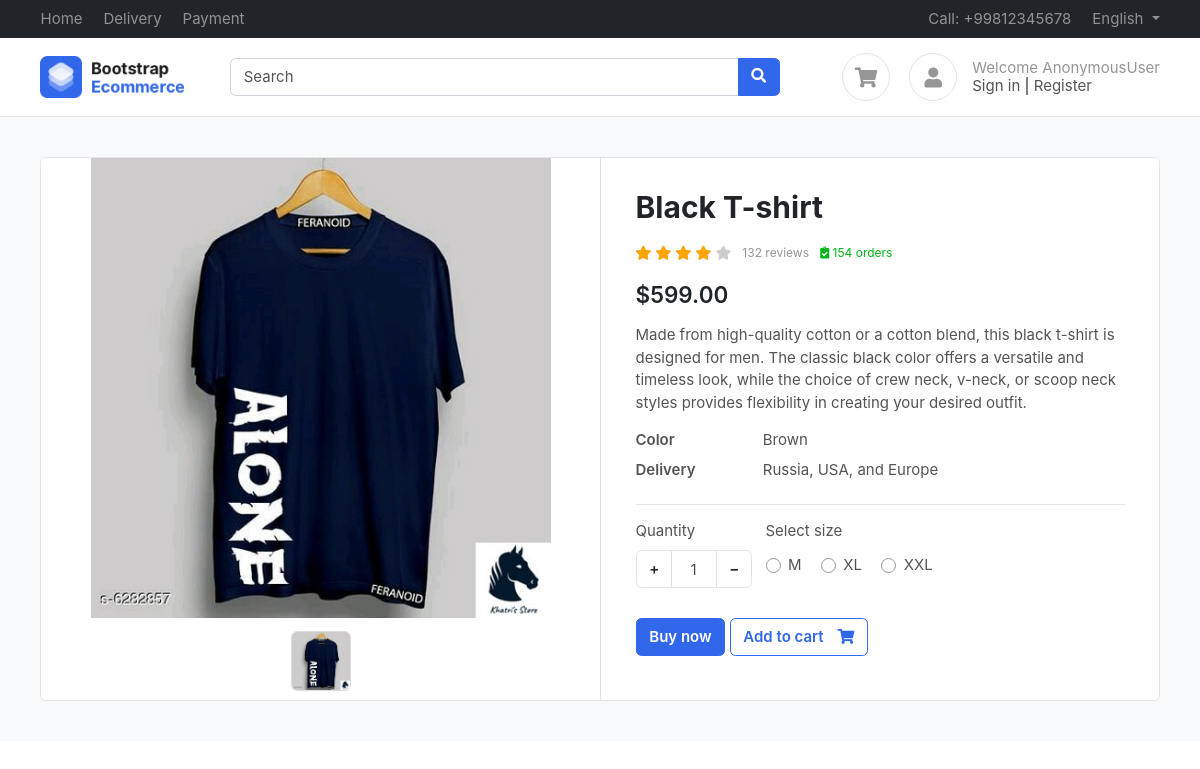
/products/black-t-shirt/, run on the app's committed database.
### products/models.py (models this page shows, shortened)
class Product(BaseModel):
    product_name = models.CharField(max_length=200)
    category = models.ForeignKey(
        Category, on_delete=models.CASCADE, related_name='products')
    price = models.IntegerField()
    product_description = models.TextField()
    slug = models.SlugField(unique=True, null=True, blank=True)
    color_variant = models.ManyToManyField(ColorVariant, blank=True)
    size_variant = models.ManyToManyField(SizeVariant, blank=True)

class ProductImage(BaseModel):
    product = models.ForeignKey(
        Product, on_delete=models.CASCADE, related_name='product_images')
    image = models.ImageField(upload_to='product')

class SizeVariant(BaseModel):
    size_name = models.CharField(max_length=100, null=True, blank=True)
    price = models.IntegerField(default=0)

### products/views.py (the view)
# urls.py: path('<slug>/', get_products, name='get_product'),
def get_products(request, slug):
    try:
        product = Product.objects.get(slug=slug)
        context = {'product': product}
        if request.GET.get('size'):
            size = request.GET.get('size')
            price = product.get_product_price_by_size(size)
            context['updated_price'] = price
            context['selected_size'] = size
        return render(request, 'products/product.html', context)
    except Exception as e:
        print(e)

### templates/products/product.html (shortened to what this page needs)
{% extends 'base/base.html' %} {% block content %}
<section class="section-content padding-y bg">
	<div class="container">
		<div class="card">
			<div class="row no-gutters">
				<aside class="col-md-6">
					<article class="gallery-wrap">
						<div class="img-big-wrap">
							<div>
								<a href="#"><img src="/media/{{ product.product_images.first.image }}" /></a>
							</div>
						</div>
						<div class="thumbs-wrap">
							{% for image in product.product_images.all %}
							<a href="#" class="item-thumb">
								<img src="/media/{{ image.image }}" /></a>
							{% endfor %}
						</div>
					</article>
				</aside>
				<main class="col-md-6 border-left">
					<article class="content-body">
						<h2 class="title">{{ product.product_name }}</h2>
						<div class="rating-wrap my-3">
							<ul class="rating-stars">
								<li style="width: 80%" class="stars-active">
									<i class="fa fa-star"></i>
									<i class="fa fa-star"></i>
									<i class="fa fa-star"></i>
									<i class="fa fa-star"></i>
								</li>
								<li>
									<i class="fa fa-star"></i>
									<i class="fa fa-star"></i>
									<i class="fa fa-star"></i>
									<i class="fa fa-star"></i>
									<i class="fa fa-star"></i>
								</li>
							</ul>
							<small class="label-rating text-muted">132 reviews</small>
							<small class="label-rating text-success">
								<i class="fa fa-clipboard-check"></i> 154 orders
							</small>
						</div>
						<div class="mb-3">
							{% if updated_price %}
							<var class="price h4">${{ updated_price }}.00</var>
							{% else%}
							<var class="price h4">${{ product.price }}.00</var>
							{% endif %}
						</div>
						<p>{{ product.product_description }}</p>
						<dl class="row">
							<dt class="col-sm-3">Color</dt>
							<dd class="col-sm-9">Brown</dd>
							<dt class="col-sm-3">Delivery</dt>
							<dd class="col-sm-9">Russia, USA, and Europe</dd>
						</dl>
						<hr />
						<div class="form-row">
							<div class="form-group col-md flex-grow-0">
								<label>Quantity</label>
								<div class="input-group mb-3 input-spinner">
									<div class="input-group-prepend">
										<button class="btn btn-light" type="button" id="button-plus">
											+
										</button>
									</div>
									<input type="text" class="form-control" value="1" />
									<div class="input-group-append">
										<button class="btn btn-light" type="button" id="button-minus">
											−
										</button>
									</div>
								</div>
							</div>
							{% if product.size_variant.count %}
							<div class="form-group col-md">
								<label>Select size</label>
								<div class="mt-1">
									{% for size in product.size_variant.all %}
									<label class="custom-control custom-radio custom-control-inline">
										<div class="custom-control-label">
											{{ size.size_name }}
										</div>
									</label>
									{% endfor %}
								</div>
							</div>
							{% endif %}
						</div>
						<a href="#" class="btn btn-primary"> Buy now </a>
						<a href="{% url 'add_to_cart' product.uid %}?variant={{ selected_size }}"
							class="btn btn-outline-primary">
							<span class="text">Add to cart</span>
							<i class="fas fa-shopping-cart"></i>
						</a>
					</article>
				</main>
			</div>
		</div>
	</div>
</section>
{% endblock %}

### public/static/css/ui.css (style rules this page uses)
html { font-family: 'Inter', sans-serif; font-size: 15px; }
.content-body { flex: 1 1 auto; padding: 2rem 2.3rem; }
.padding-y { padding-top: 40px; padding-bottom: 40px; }
var { font-style: normal; }
article:after, .form-group:after { display: block; clear: both; content: ""; }
.bg { background-color: #f8f9fa; }
.card .title { color: #212529; }
.btn-light { background-color: #fff; border-color: #e4e4e4; }
.btn .text + i { margin-left: 10px; }
dl[class="row"] { margin-bottom: 0; }
.price { font-weight: 600; color: #212529; }
.label-rating { margin-left: 7px; display: inline-block; vertical-align: middle; }
.rating-stars { display: inline-block; vertical-align: middle; list-style: none; margin: 0; padding: 0; position: relative; white-space: nowrap; clear: both; }
.rating-stars i { font-size: 14px; color: #ccc; display: inline; }
.rating-stars li { display: block; text-overflow: clip; white-space: nowrap; z-index: 1; }
.rating-stars li.stars-active { z-index: 2; position: absolute; top: 0; left: 0; overflow: hidden; }
.rating-stars li.stars-active i { color: orange; }
.input-spinner { width: 120px; flex-wrap: nowrap; display: inline-flex; }
.input-spinner input.form-control { text-align: center; max-width: 46px; flex-basis: 46px; border-color: #e4e4e4; flex-grow: 0; }
.input-spinner .btn { width: 36px; text-align: center; }
.gallery-wrap .img-big-wrap { margin-bottom: 10px; border-radius: 0.37rem; overflow: hidden; background-color: #fff; }
.gallery-wrap .img-big-wrap a { text-align: center; display: block; }
.gallery-wrap .img-big-wrap img { height: 460px; width: auto; display: inline-block; cursor: zoom-in; }
.gallery-wrap .thumbs-wrap { text-align: center; }
.gallery-wrap .thumbs-wrap .item-thumb { width: 60px; height: 60px; border: 1px solid #ddd; border-radius: 6px; margin: 3px; display: inline-block; overflow: hidden; }
.gallery-wrap .thumbs-wrap img { max-width: 100%; max-height: 100%; object-fit: cover; border-radius: 4px; cursor: zoom-in; }

### data on the page
Product: product_images.first.image (picture), product_name "Black T-shirt", price "599", product_description "Made from high-quality cotton or a cotton blend, this black t-shirt is designed for men. The classic black color offers a versatile and timeless look, while the choice of crew neck, v-neck, or scoop neck styles provides flexibility in creating your desired outfit."
ProductImage: image (picture)
SizeVariant: size_name "M"
SizeVariant: size_name "XL"
SizeVariant: size_name "XXL"

### other printed values
{{ request.user }} "AnonymousUser"
